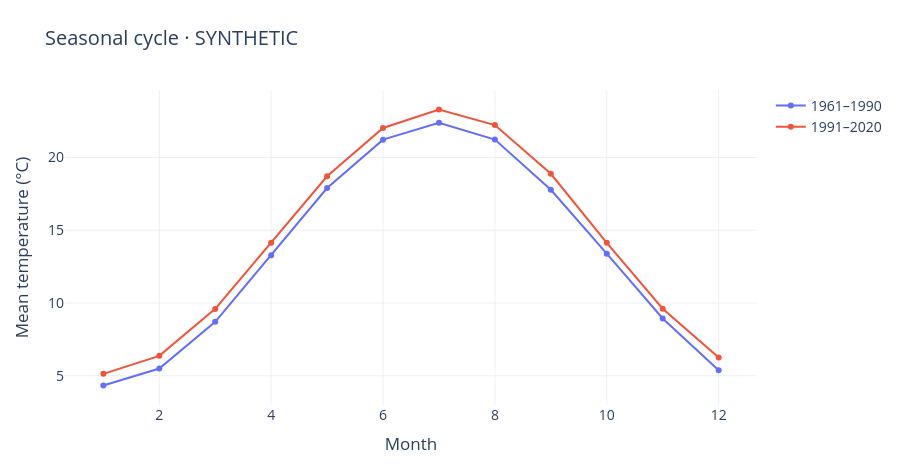

Notebook code for this chart:
### Markdown cell above
## Compare monthly normals

### Code cell
df = monthly_demo()
fig = go.Figure()
for start, end in [(1961, 1990), (1991, 2020)]:
    cycle = df[df.year.between(start, end)].groupby("month").t.mean()
    fig.add_scatter(x=cycle.index, y=cycle.values, mode="lines+markers", name=f"{start}–{end}")
fig.update_layout(title="Seasonal cycle · SYNTHETIC", xaxis_title="Month", yaxis_title="Mean temperature (°C)")
show(fig)

### Figure 1 — Plotly figure (JSON) as saved in the notebook; plotly's stock layout.template omitted (floating-point values rounded to 4 significant figures)
{"data": [{"mode": "lines+markers", "name": "1961–1990", "type": "scatter", "x": [1, 2, 3, 4, 5, 6, 7, 8, 9, 10, 11, 12], "y": [4.333, 5.499, 8.711, 13.28, 17.9, 21.22, 22.38, 21.23, 17.78, 13.39, 8.935, 5.379]}, {"mode": "lines+markers", "name": "1991–2020", "type": "scatter", "x": [1, 2, 3, 4, 5, 6, 7, 8, 9, 10, 11, 12], "y": [5.132, 6.37, 9.596, 14.13, 18.71, 22.02, 23.29, 22.22, 18.88, 14.13, 9.606, 6.258]}], "layout": {"font": {"size": 14}, "height": 470, "margin": {"b": 65, "l": 65, "r": 45, "t": 90}, "title": {"text": "Seasonal cycle · SYNTHETIC"}, "xaxis": {"title": {"text": "Month"}}, "yaxis": {"title": {"text": "Mean temperature (°C)"}}}}
